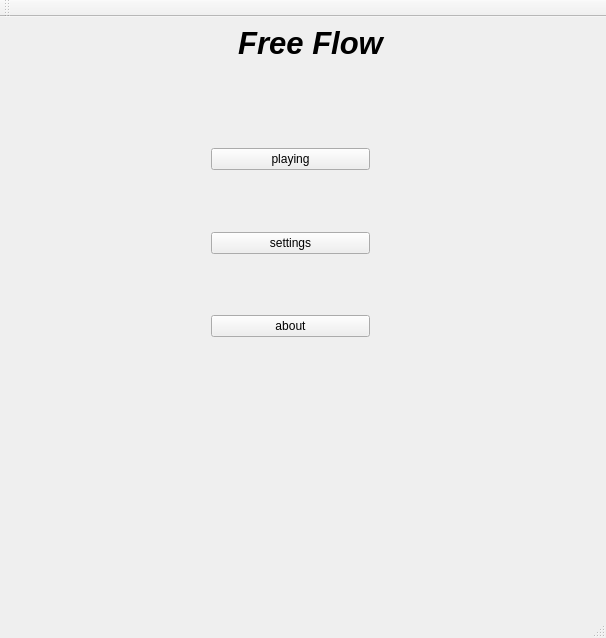
<?xml version="1.0" encoding="UTF-8"?>
<ui version="4.0">
 <class>MainWindow</class>
 <widget class="QMainWindow" name="MainWindow">
  <property name="geometry">
   <rect>
    <x>0</x>
    <y>0</y>
    <width>606</width>
    <height>638</height>
   </rect>
  </property>
  <property name="windowTitle">
   <string>GAME</string>
  </property>
  <widget class="QWidget" name="centralWidget">
   <widget class="QLabel" name="title">
    <property name="geometry">
     <rect>
      <x>150</x>
      <y>0</y>
      <width>321</width>
      <height>51</height>
     </rect>
    </property>
    <property name="font">
     <font>
      <pointsize>23</pointsize>
      <weight>75</weight>
      <italic>true</italic>
      <bold>true</bold>
      <strikeout>false</strikeout>
     </font>
    </property>
    <property name="text">
     <string>Free Flow</string>
    </property>
    <property name="alignment">
     <set>Qt::AlignCenter</set>
    </property>
   </widget>
   <widget class="QWidget" name="layoutWidget">
    <property name="geometry">
     <rect>
      <x>200</x>
      <y>120</y>
      <width>181</width>
      <height>211</height>
     </rect>
    </property>
    <layout class="QVBoxLayout" name="verticalLayout">
     <item>
      <widget class="QPushButton" name="playing">
       <property name="text">
        <string>playing</string>
       </property>
      </widget>
     </item>
     <item>
      <spacer name="verticalSpacer">
       <property name="orientation">
        <enum>Qt::Vertical</enum>
       </property>
       <property name="sizeHint" stdset="0">
        <size>
         <width>20</width>
         <height>40</height>
        </size>
       </property>
      </spacer>
     </item>
     <item>
      <widget class="QPushButton" name="settings">
       <property name="text">
        <string>settings</string>
       </property>
      </widget>
     </item>
     <item>
      <spacer name="verticalSpacer_2">
       <property name="orientation">
        <enum>Qt::Vertical</enum>
       </property>
       <property name="sizeHint" stdset="0">
        <size>
         <width>20</width>
         <height>40</height>
        </size>
       </property>
      </spacer>
     </item>
     <item>
      <widget class="QPushButton" name="about">
       <property name="text">
        <string>about</string>
       </property>
      </widget>
     </item>
    </layout>
   </widget>
  </widget>
  <widget class="QMenuBar" name="menuBar">
   <property name="geometry">
    <rect>
     <x>0</x>
     <y>0</y>
     <width>606</width>
     <height>27</height>
    </rect>
   </property>
  </widget>
  <widget class="QToolBar" name="mainToolBar">
   <attribute name="toolBarArea">
    <enum>TopToolBarArea</enum>
   </attribute>
   <attribute name="toolBarBreak">
    <bool>false</bool>
   </attribute>
  </widget>
  <widget class="QStatusBar" name="statusBar"/>
 </widget>
 <layoutdefault spacing="6" margin="11"/>
 <resources/>
 <connections/>
</ui>
